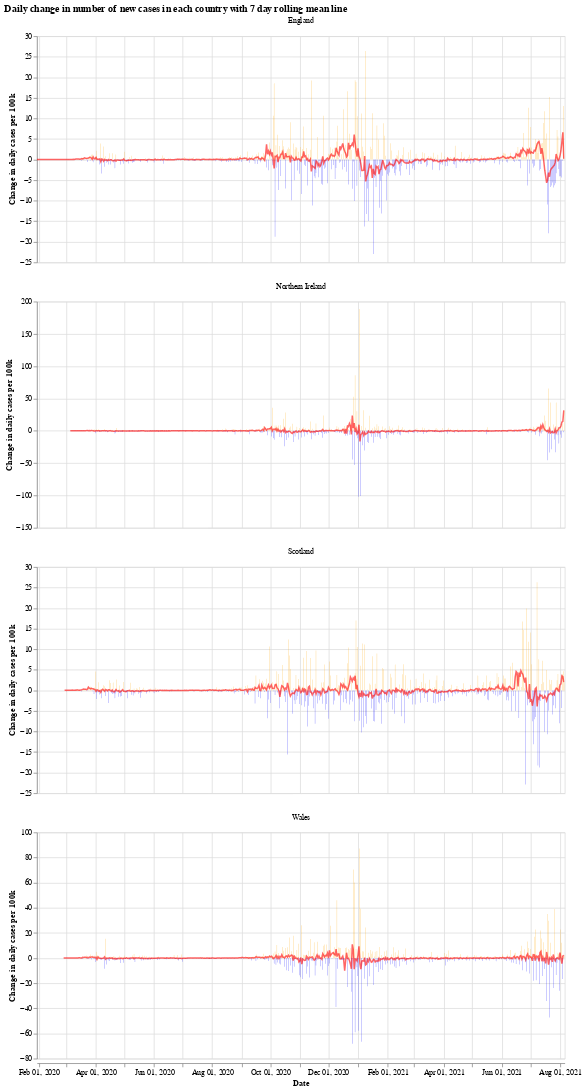

Notebook cell for this chart:
### Markdown cell above
We will use the Python library `Altair` for visualising the data, see the [altair docs](https://altair-viz.github.io/) for more information.

First we have a graph which shows the daily change in the number of new cases for each country. This number jumps up and down all over the place, which is likely due to delay in reporting of new cases over the weekend. Another interesting thing is that it looks like the daily cases in Wales experienced a much shorter period of calm over the summer (calm in the sense of daily cases not jumping up and down).

The orange bars are days when the number of new cases (per 100k population) was more than the previous day, while the blue are days when the number of new cases dropped. The red line is the 7 day moving average. 

When the moving average line is below 0, it means that there is a consistent drop in new cases. We can see this clearly happening around the times that lockdowns were introduced (though, to varying degrees). I will update the graphs soon with a marker of when each lockdown started.

### Code cell
# collapse
import altair as alt

bars = alt.Chart(uk_cases).mark_bar().encode(
    x=alt.X("yearmonthdate(date):T", axis=alt.Axis(title='Date')),
    y=alt.Y("casesChangeRate:Q", axis=alt.Axis(title='Change in daily cases per 100k')),
    tooltip='casesChange',
    color=alt.condition(
        alt.datum.casesChangeRate > 0,
        alt.value("orange"),  # The positive color
        alt.value("blue")  # The negative color
    )
).properties(title='Daily change in number of new cases with 7 day rolling mean',width=700).interactive()

line = alt.Chart(uk_cases).mark_line(
    color='red',
    size=2,
    opacity=0.6
).transform_window(
    rolling_mean='mean(casesChangeRate)',
    frame=[0, 7],
    groupby=['areaName']
).encode(
    x='yearmonthdate(date):T',
    y='rolling_mean:Q'
)

alt.layer(bars, line, data=uk_cases).facet(alt.Column(
    'areaName', title=''), columns=1).resolve_scale(y='independent').properties(title='Daily change in number of new cases in each country with 7 day rolling mean line')

### Figure 1 — Vega-Lite specification as saved in the notebook (floating-point values rounded to 4 significant figures; data arrays with more than 128 entries replaced by an {"elided": "..."} marker saying what was removed)
{"config": {"view": {"continuousWidth": 400, "continuousHeight": 300}}, "data": {"name": "data-cdbe481e24279b7d89f52f7c0790e094"}, "facet": {"type": "nominal", "field": "areaName", "title": ""}, "spec": {"layer": [{"mark": "bar", "encoding": {"color": {"condition": {"value": "orange", "test": "(datum.casesChangeRate > 0)"}, "value": "blue"}, "tooltip": {"type": "quantitative", "field": "casesChange"}, "x": {"type": "temporal", "axis": {"title": "Date"}, "field": "date", "timeUnit": "yearmonthdate"}, "y": {"type": "quantitative", "axis": {"title": "Change in daily cases per 100k"}, "field": "casesChangeRate"}}, "selection": {"selector001": {"type": "interval", "bind": "scales", "encodings": ["x", "y"]}}, "title": "Daily change in number of new cases with 7 day rolling mean", "width": 700}, {"mark": {"type": "line", "color": "red", "opacity": 0.6, "size": 2}, "encoding": {"x": {"type": "temporal", "field": "date", "timeUnit": "yearmonthdate"}, "y": {"type": "quantitative", "field": "rolling_mean"}}, "transform": [{"window": [{"op": "mean", "field": "casesChangeRate", "as": "rolling_mean"}], "frame": [0, 7], "groupby": ["areaName"]}]}]}, "columns": 1, "resolve": {"scale": {"y": "independent"}}, "title": "Daily change in number of new cases in each country with 7 day rolling mean line", "$schema": "https://vega.github.io/schema/vega-lite/v4.8.1.json", "datasets": {"data-cdbe481e24279b7d89f52f7c0790e094": {"elided": "2124 records"}}}
